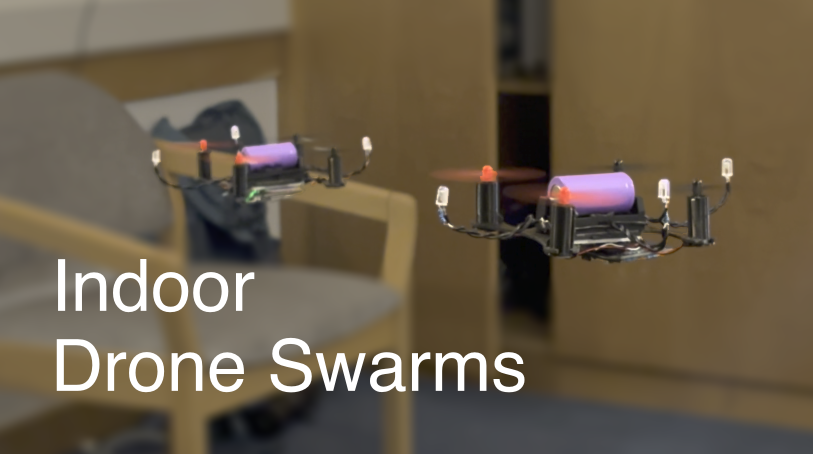
#> input picture Low-Cost-Mocap-main/images/thumbnail.png, 1625 x 908 px (shown at 1/2 size)
$ python -i detector.py   (imports and definitions only)   (older library calls are emulated)
#> lines starting #> are read from the running program, lines starting #| are printed output that depends on the picture; after the words box and inside, x2 and y2 are one past the last pixel; in counts of white or black regions, pixels touching at a corner belong together
"""单相机红外 LED 亮点检测。

设计原则
--------------------------------------------------------------------------
1. **不要假设“一个连通域 = 一个 LED”**。三个 LED 可能因为过曝/光晕粘成一个
   亮区；环境里的灯带、地面反光也可能形成细长/不规则的亮区。
2. 先做**原始连通域**统计，再依次做面积、形状、亮度过滤；通过过滤的才是
   “LED 候选”，与“原始候选点”分开返回，网页可以分别画出来。
3. 粘连亮区用**距离变换局部峰值 + 最近峰值分配**（watershed 的简化等价）
   拆分；距离变换分不开时再用灰度局部极大值兜底。饱和平台没有可区分峰值时
   明确报告 ``unresolved``，绝不凭面积估算三个虚假中心。
4. 中心用原始灰度的强度加权亚像素中心；坐标始终是**整幅原始图像**坐标。

不引入深度学习、不引入新的第三方依赖，只使用 OpenCV/NumPy 的经典操作。
"""

from __future__ import annotations

import copy
import math

import cv2
import numpy as np

# 参数默认值。面积单位是原始图像像素；三角形容差单位是 mm。
# 这里的目标工作距离是 1–2.5 m、1280x720：单个 LED 光斑通常几十~几百 px²；
# 三个 LED 粘连后的父亮区可能上千 px²，因此 max_area 只限制“无法拆分的父
# 亮区”，拆分成功后按子区域面积判断。
DEFAULT_PARAMS = {
    "threshold": 200,             # 0-255，二值化阈值
    "min_area": 3,                # 单个 LED 的最小亮区面积（px2）
    "max_area": 800,              # 无法拆分时允许的最大父亮区面积
    "min_peak_distance": 6.0,     # 峰值最小间距（px）
    "split_blobs": True,          # 是否做光斑分离
    "split_min_area_ratio": 0.15,  # 拆分后每块至少占父亮区的比例，防止单灯被拆碎
    "blur_kernel": 3,             # 0/3/5/7/9，0 表示不模糊
    "peak_rel_threshold": 0.50,   # 峰值至少达到最大距离变换值的比例
    "min_solidity": 0.35,         # 面积 / 凸包面积，过滤细长/锯齿噪声
    "min_fill": 0.20,             # 面积 / 外接矩形面积，过滤细长反光
    "max_aspect": 5.0,            # 最小外接矩形长宽比上限，过滤灯带/地面反光
    "max_candidates": 24,         # 单相机最多输出的筛选后候选点
    "saturation_value": 250,      # 视为饱和的像素值
    "epipolar_tol_px": 5.0,       # 双相机极线距离阈值（去畸变理想像素）
    "reprojection_tol_px": 4.0,   # 三角化点的重投影误差阈值
    "triangle_tol_mm": 20.0,      # 34/79/79 mm 等腰三角形的边长容差
}

# 每个数值参数的允许范围；用于 API 校验，避免误输入把检测拖死。
PARAM_LIMITS = {
    "threshold": (0.0, 255.0),
    "min_area": (1.0, 100000.0),
    "max_area": (2.0, 1000000.0),
    "min_peak_distance": (1.0, 200.0),
    "split_min_area_ratio": (0.02, 0.90),
    "blur_kernel": (0.0, 9.0),
    "peak_rel_threshold": (0.05, 0.99),
    "min_solidity": (0.02, 1.0),
    "min_fill": (0.02, 1.0),
    "max_aspect": (1.0, 50.0),
    "max_candidates": (3.0, 64.0),
    "saturation_value": (128.0, 255.0),
    "epipolar_tol_px": (0.25, 30.0),
    "reprojection_tol_px": (0.25, 30.0),
    "triangle_tol_mm": (1.0, 30.0),
}

TRIANGLE_SHORT_M = 0.034         # 等腰三角形短边（两底边端点间距）
TRIANGLE_LONG_M = 0.079          # 两腰：顶点到底边端点
TRIANGLE_SIDES_M = (TRIANGLE_SHORT_M, TRIANGLE_LONG_M, TRIANGLE_LONG_M)
MAX_RAW_COMPONENTS = 64           # 返回给网页的原始连通域上限（防止极端噪声刷屏）


def default_params() -> dict:
    return copy.deepcopy(DEFAULT_PARAMS)


def _as_bool(value) -> bool:
    if isinstance(value, bool):
        return value
    if isinstance(value, (int, float)):
        return bool(value)
    s = str(value).strip().lower()
    if s in ("1", "true", "yes", "on", "开", "是"):
        return True
    if s in ("0", "false", "no", "off", "关", "否", ""):
        return False
    raise ValueError("布尔参数取值无法识别：%r" % (value,))


def validate_params(raw: dict | None, *, partial: bool = False) -> dict:
    """校验并规范化检测参数。``partial=True`` 用于相机覆盖项。"""
    raw = raw or {}
    if not isinstance(raw, dict):
        raise ValueError("参数必须是 JSON 对象")
    out = {} if partial else default_params()
    for key, value in raw.items():
        if key not in DEFAULT_PARAMS:
            continue                       # 忽略未知字段，保持向前兼容
        if key == "split_blobs":
            out[key] = _as_bool(value)
            continue
        try:
            num = float(value)
        except (TypeError, ValueError):
            raise ValueError("参数 %s 必须是数字" % key)
        lo, hi = PARAM_LIMITS[key]
        if not (lo <= num <= hi):
            raise ValueError("参数 %s 超出范围 [%g, %g]：%g" % (key, lo, hi, num))
        if key in ("threshold", "min_area", "max_area", "blur_kernel",
                   "max_candidates", "saturation_value"):
            out[key] = int(round(num))
        else:
            out[key] = float(num)
    if "blur_kernel" in out and out["blur_kernel"] % 2 == 0:
        raise ValueError("blur_kernel 必须是奇数（0/3/5/7/9）")
    # 只有两个值都出现才比较，避免 partial=True 时用默认值误判：
    # 例如只覆盖 min_area=50 不应该因为 max_area 缺省为 1 而报错。
    if ("max_area" in out and "min_area" in out
            and out["max_area"] <= out["min_area"]):
        raise ValueError("max_area 必须大于 min_area")
    return out


# [5 lines left out: function merge_params, not called in this run]


def _as_gray(gray: np.ndarray) -> np.ndarray:
    if gray is None:
        raise ValueError("图像为空")
    arr = np.asarray(gray)
    if arr.ndim == 3:
        arr = cv2.cvtColor(arr, cv2.COLOR_BGR2GRAY)
    if arr.dtype != np.uint8:
        raise ValueError("期望 uint8 灰度图，收到 %s" % arr.dtype)
    return np.ascontiguousarray(arr)


def _weighted_center(gray_part: np.ndarray, mask: np.ndarray) -> tuple[float, float]:
    ys, xs = np.nonzero(mask)
    if len(xs) == 0:
        return 0.0, 0.0
    w = gray_part[ys, xs].astype(np.float64)
    s = float(w.sum())
    if s <= 1e-9:
        return float(xs.mean()), float(ys.mean())
    return float((xs * w).sum() / s), float((ys * w).sum() / s)


def _contour_of(mask: np.ndarray) -> np.ndarray | None:
    contours, _ = cv2.findContours(mask.astype(np.uint8), cv2.RETR_EXTERNAL,
                                   cv2.CHAIN_APPROX_SIMPLE)
    if not contours:
        return None
    return max(contours, key=cv2.contourArea)


def _shape_metrics(part_mask: np.ndarray, width: int, height: int,
                   area: int) -> dict:
    """solidity / 长宽比 / 外接矩形填充率。"""
    contour = _contour_of(part_mask)
    solidity = 1.0
    aspect = 1.0
    if contour is not None:
        hull_area = float(cv2.contourArea(cv2.convexHull(contour)))
        if hull_area > 0:
            # 小连通域的 contourArea 会低估面积，solidity 可能 >1；夹到 1 便于阅读
            solidity = min(1.0, float(area) / hull_area)
        try:
            (rw, rh) = cv2.minAreaRect(contour)[1]
            rw, rh = float(rw), float(rh)
            if min(rw, rh) > 1e-6:
                aspect = max(rw, rh) / min(rw, rh)
            elif max(rw, rh) > 1e-6:
                aspect = 50.0
        except Exception:
            aspect = 1.0
    fill = float(area) / max(1.0, float(width * height))
    return {"solidity": round(float(solidity), 4),
            "aspect": round(float(aspect), 4),
            "fill": round(float(fill), 4),
            "contour": contour}


def _merge_close_peaks(peaks: np.ndarray, min_distance: float) -> np.ndarray:
    """按距离合并过近的峰，避免同一个 LED 被拆成两个。"""
    if len(peaks) <= 1:
        return peaks
    out = []
    for p in peaks:
        if all(math.hypot(float(p[0] - q[0]), float(p[1] - q[1])) >= min_distance
               for q in out):
            out.append(p)
    return np.asarray(out, np.float64)


def _peak_points(dt: np.ndarray, mask: np.ndarray, params: dict) -> np.ndarray:
    """距离变换局部极大值；返回 (N,2) 的 (x,y) 峰值坐标。"""
    max_dt = float(dt.max())
    if max_dt < 1.0:
        return np.empty((0, 2), np.float64)
    k = max(3, int(round(float(params["min_peak_distance"]))))
    if k % 2 == 0:
        k += 1
    kernel = np.ones((k, k), np.uint8)
    local_max = cv2.dilate(dt, kernel)
    peak_mask = ((dt >= local_max - 1e-4)
                 & (dt >= max(1.0, params["peak_rel_threshold"] * max_dt))
                 & mask).astype(np.uint8)
    n, labels, _, _ = cv2.connectedComponentsWithStats(peak_mask, 8)
    if n <= 1:
        return np.empty((0, 2), np.float64)
    # 一次 bincount 求每个峰标签的加权质心，避免对每个标签做整幅
    # ``labels == k`` + nonzero 扫描（多峰时是主要开销）。
    ys, xs = np.nonzero(peak_mask)
    lab = labels[ys, xs]
    w = dt[ys, xs].astype(np.float64)
    total = np.bincount(lab, weights=w, minlength=n)
    sx = np.bincount(lab, weights=w * xs, minlength=n)
    sy = np.bincount(lab, weights=w * ys, minlength=n)
    peaks = [[float(sx[k] / total[k]), float(sy[k] / total[k])]
             for k in range(1, n) if total[k] > 1e-9]
    return _merge_close_peaks(np.asarray(peaks, np.float64),
                              float(params["min_peak_distance"]))


def _intensity_peaks(gray_part: np.ndarray, mask: np.ndarray,
                     threshold: float, params: dict) -> np.ndarray:
    """距离变换分不开时的兜底：灰度局部极大值。"""
    k = max(3, int(round(float(params["min_peak_distance"]))))
    if k % 2 == 0:
        k += 1
    smooth = cv2.GaussianBlur(gray_part, (k, k), 0)
    local_max = cv2.dilate(smooth, np.ones((k, k), np.uint8))
    vals = smooth[mask]
    if vals.size == 0:
        return np.empty((0, 2), np.float64)
    lo = threshold + 0.10 * (float(vals.max()) - threshold)
    peak_mask = (mask & (smooth >= local_max - 1e-3)
                 & (smooth >= lo)).astype(np.uint8)
    n, labels, _, _ = cv2.connectedComponentsWithStats(peak_mask, 8)
    if n <= 1:
        return np.empty((0, 2), np.float64)
    ys, xs = np.nonzero(peak_mask)
    lab = labels[ys, xs]
    w = smooth[ys, xs].astype(np.float64)
    total = np.bincount(lab, weights=w, minlength=n)
    sx = np.bincount(lab, weights=w * xs, minlength=n)
    sy = np.bincount(lab, weights=w * ys, minlength=n)
    peaks = [[float(sx[k] / total[k]), float(sy[k] / total[k])]
             for k in range(1, n) if total[k] > 1e-9]
    return _merge_close_peaks(np.asarray(peaks, np.float64),
                              float(params["min_peak_distance"]))


def _split_component(gray_part: np.ndarray, mask: np.ndarray,
                     params: dict) -> list[np.ndarray]:
    """按峰值把一个连通亮区拆成 1~N 个部分（局部坐标）。

    每个 part 至少占父亮区 ``split_min_area_ratio``，避免单个 LED 的亮核/
    光晕被误拆成两个候选。
    """
    # 外接框放不下两个相距 min_peak_distance 的峰 → 必然是单个 LED，直接返回。
    # 单灯占绝大多数，跳过距离变换/峰值/Voronoi 是检测阶段最划算的优化。
    h, w = mask.shape
    if max(h, w) < 2.0 * float(params["min_peak_distance"]):
        return [mask]
    dt = cv2.distanceTransform(mask.astype(np.uint8), cv2.DIST_L2, 5)
    peaks = _peak_points(dt, mask, params)
    if len(peaks) < 2:
        # 距离变换只有一个峰时，再尝试灰度局部极大值（薄桥粘连的情况）。
        # 单个 LED 的外接框放不下两个相距 min_peak_distance 的峰，直接跳过
        # 这个兜底；否则每个单灯都要多跑一次连通域分析（实测占检测耗时 25%）。
        h, w = mask.shape
        min_sep = float(params["min_peak_distance"])
        if max(h, w) >= 2.0 * min_sep:
            alt = _intensity_peaks(gray_part, mask,
                                   float(params["threshold"]), params)
            if len(alt) >= 2:
                peaks = alt
    if len(peaks) < 2:
        return [mask]

    ys, xs = np.nonzero(mask)
    # 最近峰值分配（Voronoi）。对圆形/近圆形 LED 光斑，效果与 watershed
    # 的分水岭边界基本一致，但实现更简单、没有 OpenCV 边界 -1 的问题。
    # 广播成 (峰数, 像素数) 一次算完，避免逐峰建列表再 stack。
    px = peaks[:, 0][:, None]
    py = peaks[:, 1][:, None]
    d2 = (xs[None, :] - px) ** 2 + (ys[None, :] - py) ** 2
    assign = np.argmin(d2, axis=0)
    parent_area = int(mask.sum())
    min_part = max(1, int(params["min_area"]),
                   int(round(float(params["split_min_area_ratio"])
                             * parent_area)))
    parts = []
    for k in range(len(peaks)):
        sel = assign == k
        if int(sel.sum()) < min_part:
            continue
        part = np.zeros_like(mask, dtype=bool)
        part[ys[sel], xs[sel]] = True
        parts.append(part)
    return parts if len(parts) >= 2 else [mask]


def _part_record(gray_part: np.ndarray, part: np.ndarray, params: dict):
    """把拆分后的 part 转成候选记录；不满足形状/面积时返回 None。"""
    pa = int(part.sum())
    if pa < int(params["min_area"]):
        return None
    cx, cy = _weighted_center(gray_part, part)
    pc = _contour_of(part)
    ys, xs = np.nonzero(part)
    if len(xs) == 0:
        return None
    x0, x1 = int(xs.min()), int(xs.max())
    y0, y1 = int(ys.min()), int(ys.max())
    w, h = x1 - x0 + 1, y1 - y0 + 1
    vals = gray_part[part]
    metrics = _shape_metrics(part, w, h, pa)
    if metrics["solidity"] < float(params["min_solidity"]):
        return None
    if metrics["aspect"] > float(params["max_aspect"]):
        return None
    if metrics["fill"] < float(params["min_fill"]):
        return None
    return {
        "cx": cx, "cy": cy, "area": pa,
        "bbox_local": [x0, y0, w, h],
        "mean_intensity": float(vals.mean()) if vals.size else 0.0,
        "max_intensity": int(vals.max()) if vals.size else 0,
        "saturated_ratio": (float((vals >= int(params["saturation_value"])).mean())
                            if vals.size else 0.0),
        "contour": pc,
        "solidity": metrics["solidity"],
        "aspect": metrics["aspect"],
        "fill": metrics["fill"],
    }


def _rank_score(rec: dict, params: dict) -> float:
    mean = float(rec.get("mean_intensity") or 0.0) / 255.0
    solidity = float(rec.get("solidity") or 0.0)
    fill = float(rec.get("fill") or 0.0)
    aspect = float(rec.get("aspect") or 1.0)
    # 亮度/紧凑度/填充率为主，细长形状扣分；不按面积硬排，避免把远处小 LED
    # 排在近处大反光后面。
    return (2.0 * min(1.0, mean) + 1.0 * solidity + 0.5 * fill
            - 0.10 * max(0.0, aspect - 1.0))


def detect_leds(gray: np.ndarray, params: dict | None = None) -> dict:
    """检测单张原始灰度图中的红外 LED 亮点。

    ``leds`` 是通过面积/形状/分离筛选的 LED 候选；``raw_components`` 是全部
    原始连通域（含被拒绝的），供网页区分绘制。
    """
    p = validate_params(params or default_params())
    g = _as_gray(gray)
    height, width = g.shape[:2]
    work = g

    k = int(p["blur_kernel"])
    processed = cv2.GaussianBlur(work, (k, k), 0) if k > 0 else work
    _, mask_work = cv2.threshold(processed, int(p["threshold"]), 255,
                                 cv2.THRESH_BINARY)

    n, labels, stats, _ = cv2.connectedComponentsWithStats(
        mask_work, 8, cv2.CV_32S)
    leds, rejected, warnings = [], [], []
    raw_components = []
    unresolved = 0
    overexposed = 0

    def warn_once(msg: str) -> None:
        if msg not in warnings:
            warnings.append(msg)

    for label in range(1, n):
        area = int(stats[label, cv2.CC_STAT_AREA])
        if area < int(p["min_area"]):
            continue
        x, y, w, h = (int(stats[label, cv2.CC_STAT_LEFT]),
                      int(stats[label, cv2.CC_STAT_TOP]),
                      int(stats[label, cv2.CC_STAT_WIDTH]),
                      int(stats[label, cv2.CC_STAT_HEIGHT]))
        part_mask = labels[y:y + h, x:x + w] == label
        part_gray = work[y:y + h, x:x + w]
        vals = part_gray[part_mask]
        mean_v = float(vals.mean()) if vals.size else 0.0
        max_v = int(vals.max()) if vals.size else 0
        sat_ratio = (float((vals >= int(p["saturation_value"])).mean())
                     if vals.size else 0.0)
        cx, cy = _weighted_center(part_gray, part_mask)
        metrics = _shape_metrics(part_mask, w, h, area)
        comp_id = len(raw_components)
        # 连通域中心先加 bbox 偏移，得到整图坐标。
        gx, gy = cx + x, cy + y
        common = {
            "id": comp_id,
            "x": round(float(gx), 3), "y": round(float(gy), 3),
            "bbox": [x, y, w, h],
            "area": area,
            "mean_intensity": round(mean_v, 1),
            "max_intensity": max_v,
            "saturated_ratio": round(sat_ratio, 3),
            "solidity": metrics["solidity"],
            "aspect": metrics["aspect"],
            "fill": metrics["fill"],
            "accepted": False,
            "reason": "",
            "split_into": 0,
        }
        raw_components.append(common)

        def reject(reason: str) -> None:
            common["reason"] = reason
            rejected.append(dict(common, parent_bbox=common["bbox"],
                                 parent_area=area))

        # ---- 形状过滤：细长灯带 / 地面反光 / 锯齿噪声 ----
        if metrics["solidity"] < float(p["min_solidity"]):
            reject("形状不规则（solidity %.2f）" % metrics["solidity"])
            continue
        if metrics["aspect"] > float(p["max_aspect"]):
            reject("细长亮区（长宽比 %.1f，疑似灯带/反光）"
                   % metrics["aspect"])
            continue
        if metrics["fill"] < float(p["min_fill"]):
            reject("外接矩形填充率过低（%.2f，疑似细长反光）"
                   % metrics["fill"])
            continue

        # ---- 粘连分离 ----
        parts = (_split_component(part_gray, part_mask, p)
                 if p["split_blobs"] else [part_mask])
        split_leds = []
        if len(parts) >= 2:
            for part in parts:
                rec = _part_record(part_gray, part, p)
                if rec is None:
                    continue
                px, py, pw, ph = rec["bbox_local"]
                vals_p = part_gray[part]
                split_leds.append({
                    "component_id": comp_id,
                    "part_index": len(split_leds),
                    "x": round(float(rec["cx"] + x), 3),
                    "y": round(float(rec["cy"] + y), 3),
                    "area": rec["area"],
                    "mean_intensity": round(rec["mean_intensity"], 1),
                    "max_intensity": rec["max_intensity"],
                    "bbox": [px + x, py + y, pw, ph],
                    "contour": (None if rec["contour"] is None
                                else (rec["contour"].reshape(-1, 2)
                                      + [x, y]).tolist()),
                    "split": True,
                    "parent_area": area,
                    "parent_bbox": [x, y, w, h],
                    "saturated_ratio": round(rec["saturated_ratio"], 3),
                    "solidity": rec["solidity"],
                    "aspect": rec["aspect"],
                    "fill": rec["fill"],
                })
            if len(split_leds) >= 2:
                for rec in split_leds:
                    rec["rank_score"] = round(_rank_score(rec, p), 4)
                    leds.append(rec)
                common["accepted"] = True
                common["split_into"] = len(split_leds)
                common["reason"] = "拆分为 %d 个光斑" % len(split_leds)
                continue
            # 拆出来的有效部分不足 2 个：不要既加 part 又加整个连通域

        # ---- 没有拆出多个光斑 ----
        if area > int(p["max_area"]):
            unresolved += 1
            reason = "面积过大且无法分离"
            if sat_ratio >= 0.8:
                overexposed += 1
                reason += "（过曝/峰值不可分）"
            reject(reason)
            continue

        if (sat_ratio >= 0.9
                and area >= max(4 * int(p["min_area"]),
                                int(0.5 * int(p["max_area"])))):
            overexposed += 1
            warn_once("亮区高度饱和且较大（面积 %d px2），可能包含多个粘连 "
                      "LED；请降低 LED 亮度/曝光或调整阈值" % area)
        led = {
            "component_id": comp_id,
            "part_index": 0,
            "x": round(float(gx), 3),
            "y": round(float(gy), 3),
            "area": area,
            "mean_intensity": round(mean_v, 1),
            "max_intensity": max_v,
            "bbox": [x, y, w, h],
            "contour": (None if metrics["contour"] is None
                        else (metrics["contour"].reshape(-1, 2)
                              + [x, y]).tolist()),
            "split": False,
            "parent_area": area,
            "parent_bbox": [x, y, w, h],
            "saturated_ratio": round(sat_ratio, 3),
            "solidity": metrics["solidity"],
            "aspect": metrics["aspect"],
            "fill": metrics["fill"],
        }
        led["rank_score"] = round(_rank_score(led, p), 4)
        leds.append(led)
        common["accepted"] = True
        common["reason"] = "通过筛选"

    # 通过筛选的候选按“亮度/紧凑度/填充率”排序；截断只影响匹配候选数量，
    # 不会像以前那样按 x/y 排序把真正的 LED 挤掉。
    leds.sort(key=lambda d: (-float(d.get("rank_score") or 0.0),
                             float(d["x"]), float(d["y"])))
    if len(leds) > int(p["max_candidates"]):
        extra = len(leds) - int(p["max_candidates"])
        leds = leds[:int(p["max_candidates"])]
        warn_once("候选点超过 %d 个，已按亮度/形状截断 %d 个"
                  % (p["max_candidates"], extra))

    if unresolved:
        warn_once("有 %d 个亮区无法分离成独立光斑%s"
                  % (unresolved, "，可能存在过曝" if overexposed else ""))
    if overexposed:
        warn_once("检测到过曝/饱和亮区；请降低 LED 亮度或调整阈值，"
                  "不要把这些区域当作有效三点")

    # 有可用候选时仍返回 ok；无法分离的大亮区会出现在 warnings/unresolved_count，
    # 但不把整个检测状态标成失败（实景里天花板灯经常就是这种大饱和区）。
    status = "ok" if leds else ("unresolved" if unresolved else "no_leds")
    reason = ""
    if status == "no_leds":
        reason = "没有找到超过阈值的有效亮区"
    elif status == "unresolved":
        reason = "亮区无法分离为独立光斑（可能过曝或粘连）"
    for wmsg in warnings:
        if "无法分离" in wmsg or "过曝" in wmsg:
            reason = reason or wmsg
            break

    # 原始连通域只返回前 MAX_RAW_COMPONENTS 个（按面积降序），避免极端噪声
    raw_components.sort(key=lambda d: (-int(d["area"]), int(d["id"])))
    raw_total = len(raw_components)
    raw_components = raw_components[:MAX_RAW_COMPONENTS]
    raw_components.sort(key=lambda d: int(d["id"]))

    return {
        "status": status,
        "reason": reason,
        "count": len(leds),
        "leds": leds,
        "raw_count": raw_total,
        "raw_components": raw_components,
        "rejected": rejected,
        "warnings": warnings,
        "unresolved_count": unresolved,
        "overexposed": bool(overexposed),
        "mask": mask_work,
        "params": p,
        "image_size": [int(width), int(height)],
    }


__all__ = ["DEFAULT_PARAMS", "PARAM_LIMITS", "TRIANGLE_SHORT_M",
           "TRIANGLE_LONG_M", "TRIANGLE_SIDES_M",
           "default_params", "validate_params", "merge_params",
           "detect_leds", "_as_gray"]

>>> import cv2
>>> picture = cv2.imread('../../../images/thumbnail.png', cv2.IMREAD_GRAYSCALE)
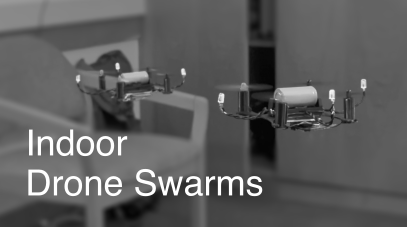
#> picture: shape (908, 1625) (shown at 1/4 size); min 0, max 255, mean 92.5
>>> result = detect_leds(picture)
#> in detect_leds, `_, mask_work = cv2.threshold(processed, int(p["threshold"]), 255, cv2...`:
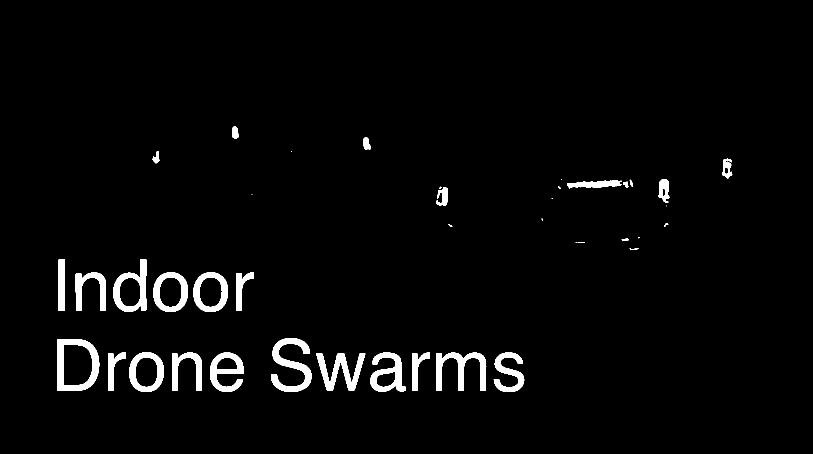
#> mask_work: shape (908, 1625) (shown at 1/2 size); 3% white; 41 white regions (11 under 20 px), largest, box (x1, y1, x2, y2) and area: (114, 679, 199, 781) 3665, (542, 676, 623, 784) 3491, (872, 705, 973, 781) 3294
#> in detect_leds, `n, labels, stats, _ = cv2.connectedComponentsWithStats( mask_work, 8, ..`: n = 42; stats = 42 rows, first 6: [0, 0, 1625, 908, 1431404], [464, 253, 14, 24, 261], [726, 275, 16, 24, 279], [305, 302, 14, 25, 188], [582, 302, 1, 2, 2], [1444, 317, 21, 40, 483]
#> (the rest of the program and of its run is left out)
